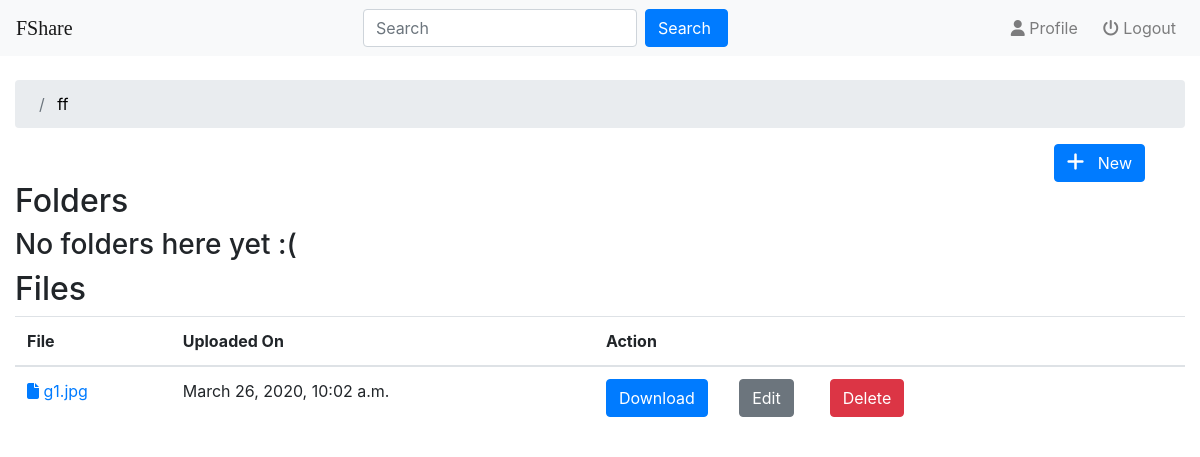
The app's page /fileshare/28/, older data.
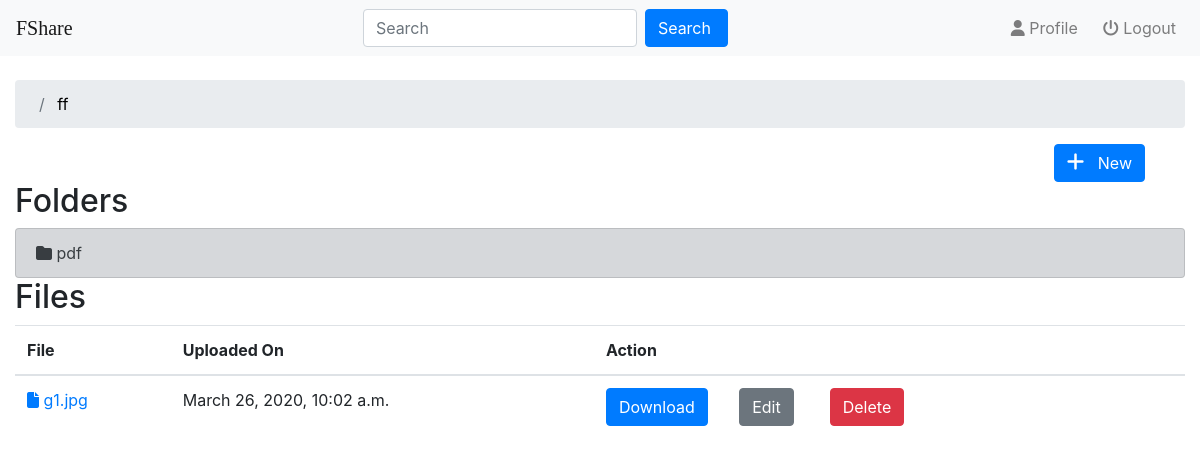
The same page, newer data.
### fileshare/models.py (models this page shows, shortened)
class Folder(models.Model):
    user = models.ForeignKey(User,on_delete=models.CASCADE,default=1)
    name = models.CharField(max_length=50)
    linkedfolder = models.ForeignKey("self",on_delete=models.CASCADE,null=True,blank=True)
    lastmodified = models.DateTimeField(auto_now=True)
    def __str__(self):
        return self.name

class File(models.Model):
    user = models.ForeignKey(User,on_delete=models.CASCADE,default=1)
    folder=models.ForeignKey(Folder,on_delete=models.CASCADE,null=True,blank=True)
    name = models.CharField(max_length=50,null=True,blank=True)
    file=models.FileField();
    created_on = models.DateTimeField(auto_now_add=True)

### fileshare/views.py (the view)
# urls.py: path('<int:folder_id>/',views.detail,name='detail'),
def detail(request,folder_id):
    folder = get_object_or_404(Folder,pk=folder_id)
    files = folder.file_set.all()
    folders = folder.folder_set.all()
    temp = folder
    parent_list = []
    parent_list.append(temp)
    while temp.linkedfolder:
        parent = temp.linkedfolder
        parent_list.append(parent)
        temp = parent
    active_folder = parent_list[0]
    parent_list.reverse()
    context={'folder':folder,'folders':folders,'files':files,'folder_id':folder_id,'parent_list':parent_list,'active_folder':active_folder}
    return render(request,'fileshare/details.html',context)

### fileshare/templates/fileshare/details.html (shortened to what this page needs)
{% extends 'fileshare/base.html' %}
{% block body %}
<ol class="breadcrumb">
  {% for parent in parent_list %}
    {% if parent is not active_folder %}
      <li class="breadcrumb-item"> <a href="{% url 'fileshare:detail' parent.id %}"> {{ parent }}</a> </li>
    {% else %}
    <li class="breadcrumb-item active" aria-current="page"><a href="{% url 'fileshare:detail' parent.id %}" style="color:black"> {{ parent }}</a></li>
    {% endif %}
  {% endfor %}
</ol>
<div class="dropdown" align="right" style="padding: 0px 40px 0px 0px">
    <button type="button" class="btn btn-primary " data-toggle="dropdown"><i class='fas fa-plus' style='font-size:20px'></i> &nbsp; New </button>
</div>
<h2>Folders</h2>
{% if folders %}
<div class="list-group">
  {% for f in folders %}
   <a href="{% url 'fileshare:detail' f.id %}" class="list-group-item list-group-item-action list-group-item-secondary "><i class='fas fa-folder'></i> {{ f }} </a>
  {% endfor %}
  </div>
{% else %}
  <h3> No folders here yet :( </h3>
{% endif %}
<h2>Files</h2>
{% if files %}
<div class="table-responsive">
   <table class="table table-hover">
     <thead style="border-color:white">
       <tr>
         <th>File</th>
         <th>Uploaded On</th>
         <th>Action</th>
       </tr>
     </thead>
     <tbody>
         {% for file in files %}
         <tr>
           <td> <a href="{{ file.file.url }}" target="_blank"><i class="fas fa-file"></i> {{ file.name }} </a> </td>
           <td> {{ file.created_on }}</td>
           <td>
             <a href="{% url 'fileshare:download' file.pk %}"><button type="button" class="btn btn-primary">Download</button></a>&nbsp;&nbsp;&nbsp;&nbsp;&nbsp;&nbsp;
             <a href="{% url 'fileshare:file-update' file.pk %}"> <button type="button" class="btn btn-secondary"> Edit </button> </a>&nbsp;&nbsp;&nbsp;&nbsp;&nbsp;&nbsp;
             <button type="button" class="btn btn-danger" data-toggle="modal" data-target="#myModal{{file.pk}}">Delete </button>
           </td>
         </tr>
        {% endfor %}
     </tbody>
   </table>
 </div>
{% else %}
<h3> No files here yet :( </h3>
{% endif %}
{% endblock %}

Row changes from the older to the newer data that the page shows:
added Folder: name "pdf", shown under "Folders"
Text that changed along with them:
text no longer shown: "No folders here yet :("
